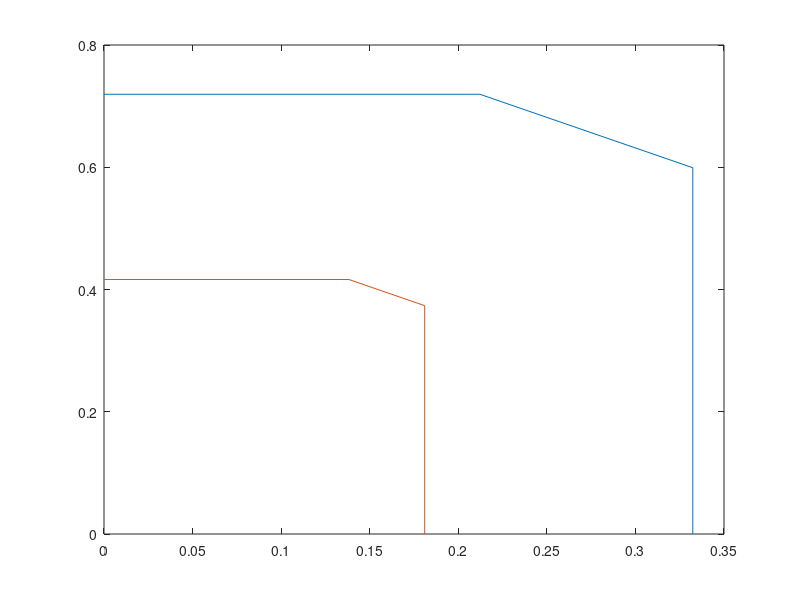

MATLAB code to generate this figure:
clear;

Lx=1;
Lz=1;

lambda=0.125;

d=lambda/3;
A=d^2;
A=lambda^2/12;

Mx=round(Lx/d);
Mz=round(Lz/d);

SNR1 = 10^(30/10);
SNR2 = 10^(40/10);

theta_b=pi/3;
theta_e=pi/3;
phi_b=pi/6;
phi_e=pi/6;

Phi_b=sin(phi_b)*cos(theta_b);
Phi_e=sin(phi_e)*cos(theta_e);
Psi_b=sin(theta_b)*sin(phi_b);
Psi_e=sin(theta_e)*sin(phi_e);
Omega_b=cos(phi_b);
Omega_e=cos(phi_e);

r1=10;
r2=20;
p_1=[r1*sin(phi_b)*cos(theta_b),r1*sin(theta_b)*sin(phi_b),r1*cos(phi_b)];
p_2=[r2*sin(phi_e)*cos(theta_e),r2*sin(theta_e)*sin(phi_e),r2*cos(phi_e)];


hb_mat=zeros(Mx,Mz);
he_mat=zeros(Mx,Mz);

for i=1:Mx
    for j=1:Mz
        p_ij=[(i-(Mx+1)/2)*d,0,(j-(Mz+1)/2)*d];
        n_b=norm(p_1-p_ij);
        n_e=norm(p_2-p_ij);
        hb_mat(i,j)=sqrt(A*r1*sin(theta_b)*sin(phi_b)/(4*pi*n_b^3))*exp(-1i*2*pi/lambda*n_b);
        he_mat(i,j)=sqrt(A*r2*sin(theta_e)*sin(phi_e)/(4*pi*n_e^3))*exp(-1i*2*pi/lambda*n_e);

    end
end
h1=reshape(hb_mat,[],1);
h2=reshape(he_mat,[],1);
g1=norm(h1)^2;
g2=norm(h2)^2;
rho=abs(h1'*h2)^2/(g1*g2);

C = log2(1 + SNR1*g1 + SNR2*g2 + SNR1*g1*SNR2*g2*(1-rho));

R21_1 = log2(1 + SNR1*g1);

R21_2= C - R21_1;

R12_2 = log2(1 + SNR2*g2);

R12_1 = C - R12_2;

figure
plot([0,R12_1,R21_1,R21_1],[R12_2,R12_2,R21_2,0]);
hold on;

Z=ones(Mx*Mz,Mx*Mz);
for i=1:Mx*Mz
    for j=1:Mx*Mz
        if i~=j
            [i,j]
            x1=mod(i,Mx);
            y1=ceil(i/Mz);
            x2=mod(j,Mx);
            y2=ceil(j/Mz);
            delta=sqrt((x1-x2)^2+(y1-y2)^2)*d;
            Z(i,j)=0.1*exp(-1j*2*pi/lambda*delta)/delta^2;
        end

    end
end
C_matrix=100*(Z+50*eye(Mx*Mz))^(-1);
h1=C_matrix'*h1;
h2=C_matrix'*h2;
g1=norm(h1)^2;
g2=norm(h2)^2;
rho=abs(h1'*h2)^2/(g1*g2);
C = log2(1 + SNR1*g1 + SNR2*g2 + SNR1*g1*SNR2*g2*(1-rho));

R21_1 = log2(1 + SNR1*g1);

R21_2= C - R21_1;

R12_2 = log2(1 + SNR2*g2);

R12_1 = C - R12_2;

plot([0,R12_1,R21_1,R21_1],[R12_2,R12_2,R21_2,0]);
hold on;